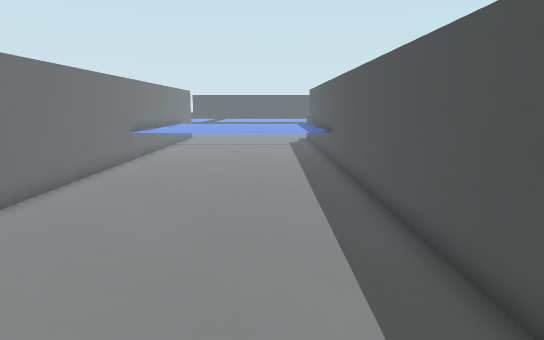
view 1 (above)

16 first-person views from a walk through a level from a Godot 3-D game. The camera is 1.3 m above the floor, tilts 10° down and sees 75° across. The floor is counted in squares, 0.5 m on a side. Each view is taken from the middle of a square. On the plan, view 1 faces up. The plan holds only what a view shows up to about 20 squares ahead; the rest is blank. The place goes on beyond the plan.

view 2
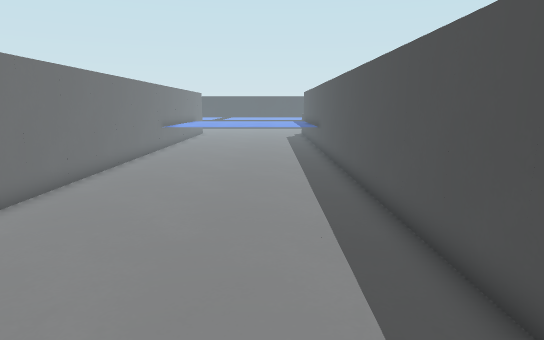

view 3
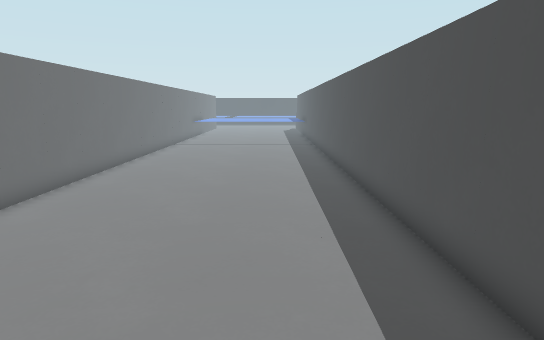

view 4
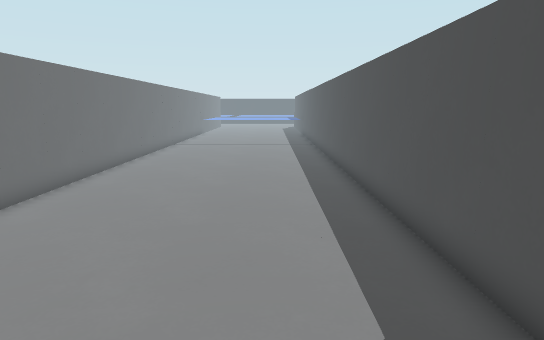

view 5
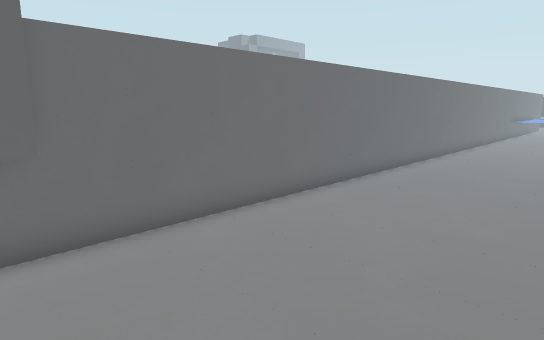

view 6
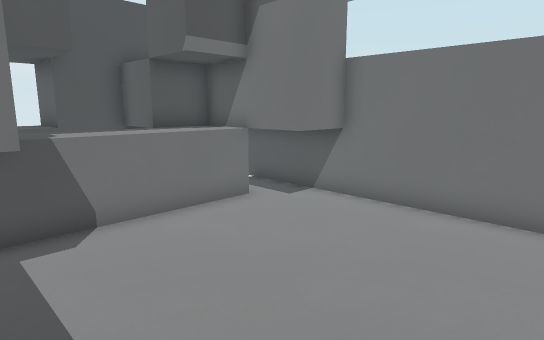

view 7
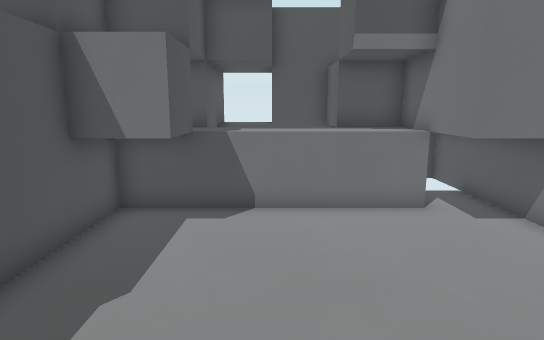

view 8
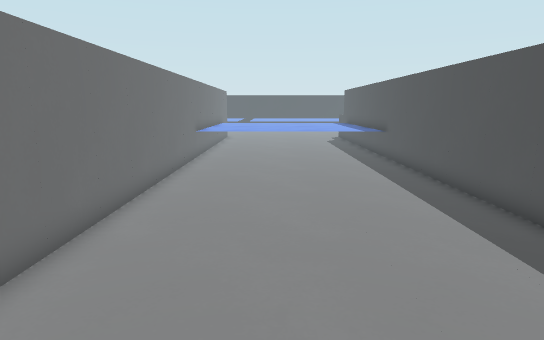

view 9
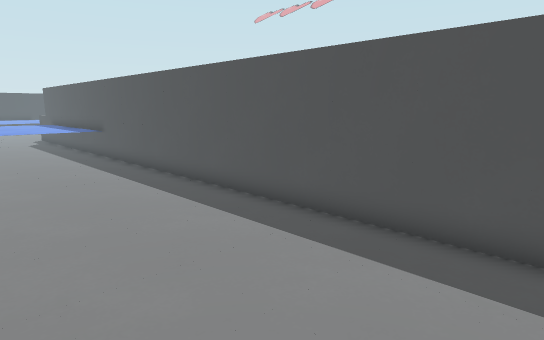

view 10
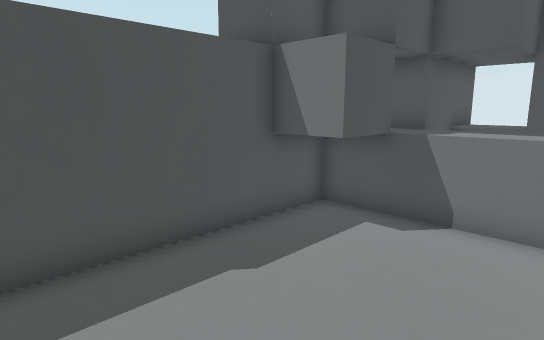

view 11
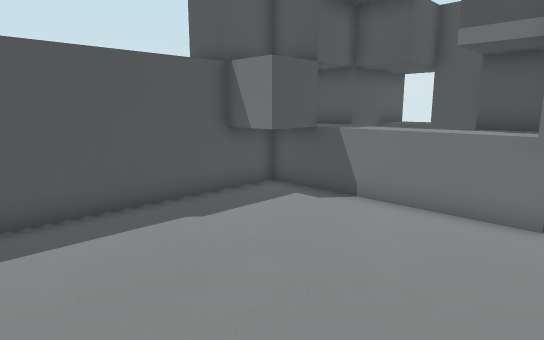

view 12
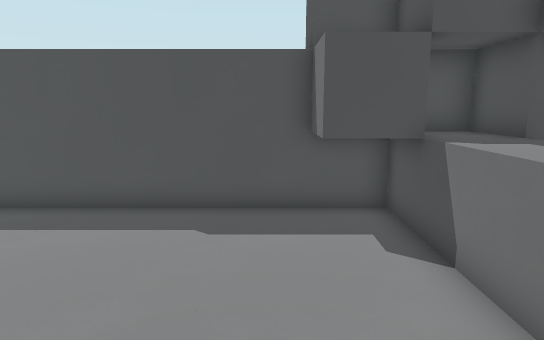

view 13
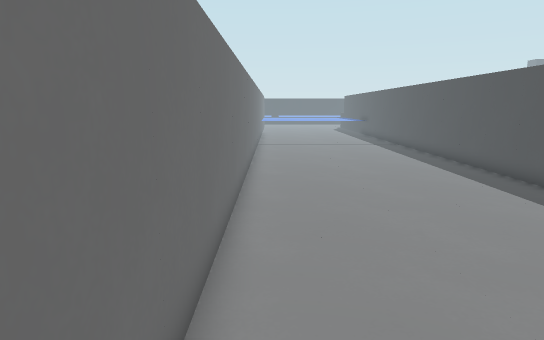

view 14
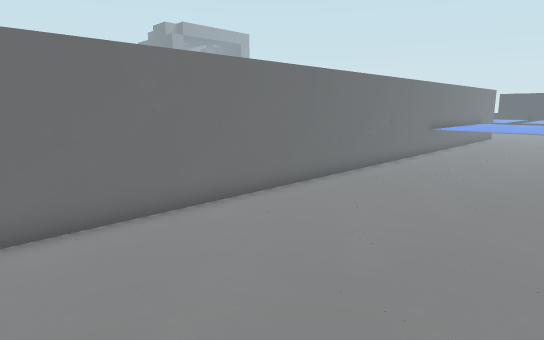

view 15
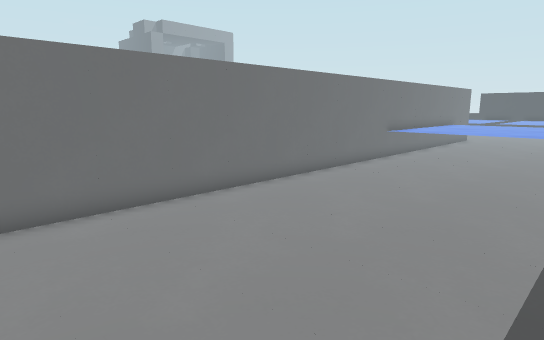

view 16
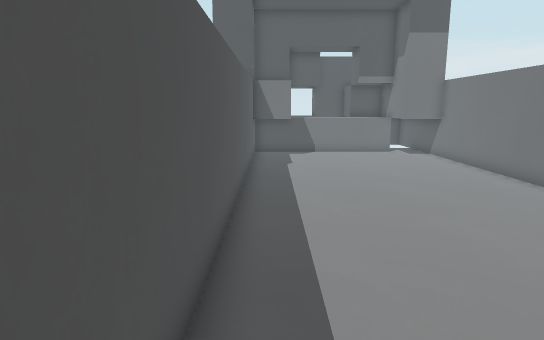

### Floor plan
Key: @ floor where view 1 was taken; # wall or solid block; . floor; = window, fence, low wall or low ledge; ^ raised ledge.
Columns run from 7 left of view 1 to 3 right of it. Each row starts with its distance up from view 1.
 20 #^^^^^^^^^#
 19 #^^^^^^^^^#
 18 #^^^^^^^^^#
 17 #.........#
 16 #.........#
 15 #.........#
 14 #.........#
 13 #.........#
 12 #.........#
 11 #.........#
 10 #.........#
  9 #.........#
  8 #.........#
  7 #.........#
  6 #.........#
  5 #.........#
  4 #.........#
  3 #.........#
  2 #.........#
  1 #.........#
  0 #......@..#
 -1 #.........#
 -2 #.........#
 -3 #.........#
 -4 #.........#
 -5 #.........#
 -6 #.........#
 -7 #.........#
 -8 #.........#
 -9 #.........#
-10 #.........#
-11 #.........#
-12 #.........#
-13 #.........#
-14 #.........#
-15 #.........#
-16 #.........#
-17 ###.....###
-18 ###.....###
-19 ###==^^^###
-20 ###^=^^^=^#
-21 #####^^^###

Where each view was taken, in squares from view 1:
view 1: 0 up, 0 right, facing up
view 2: 5 down, 0 right, facing up
view 3: 14 down, 0 right, facing up
view 4: 18 down, 0 right, facing up
view 5: 18 down, 0 right, facing up-left
view 6: 11 down, 2 right, facing down-left
view 7: 10 down, 1 left, facing down
view 8: 1 down, 3 left, facing up
view 9: 2 down, 4 left, facing up-right
view 10: 11 down, 3 left, facing down-right
view 11: 10 down, 6 left, facing down-right
view 12: 16 down, 6 left, facing right
view 13: 16 down, 6 left, facing up
view 14: 3 down, 1 right, facing up-left
view 15: 0 up, 2 right, facing up-left
view 16: 2 up, 2 right, facing down
